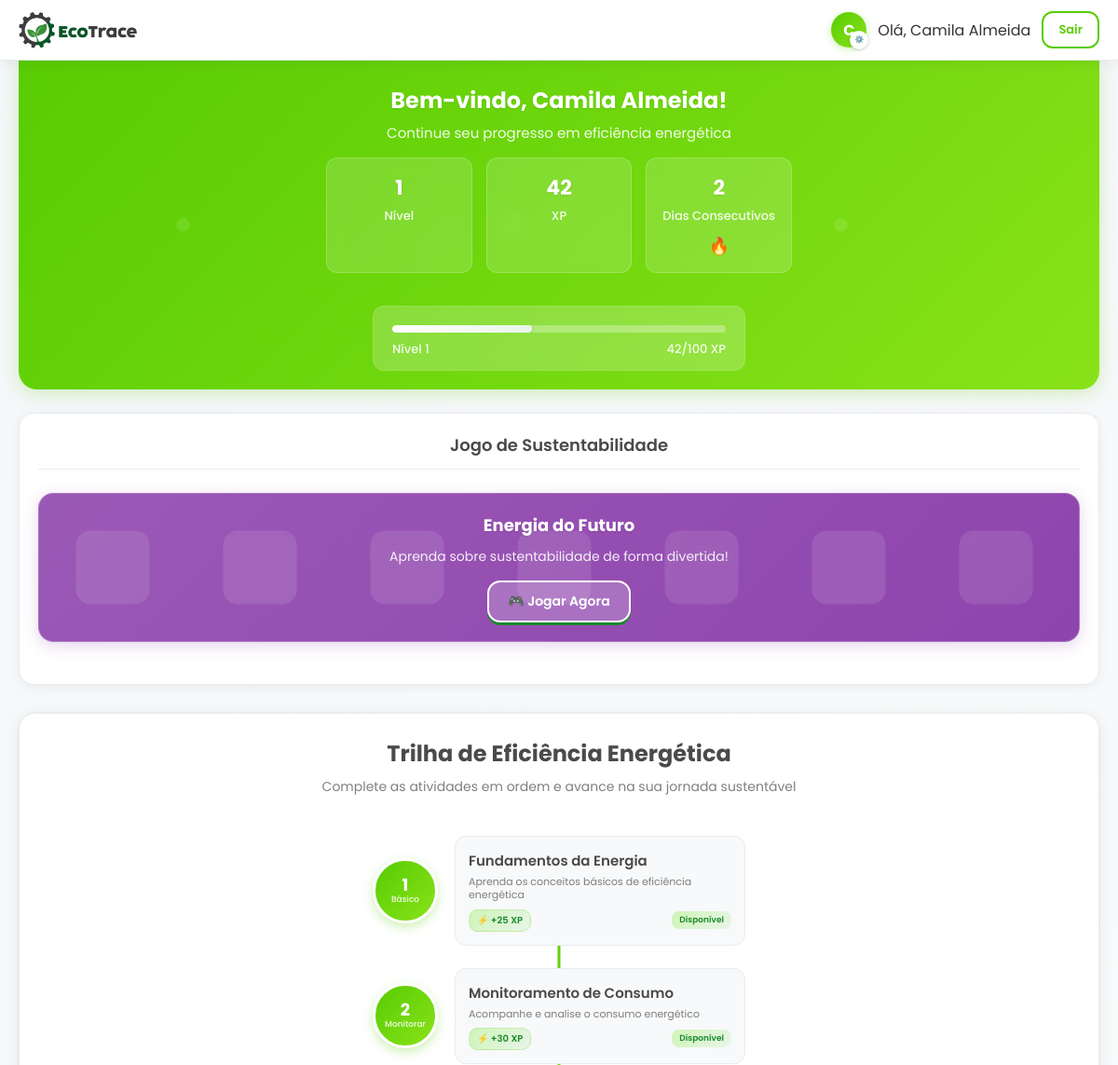
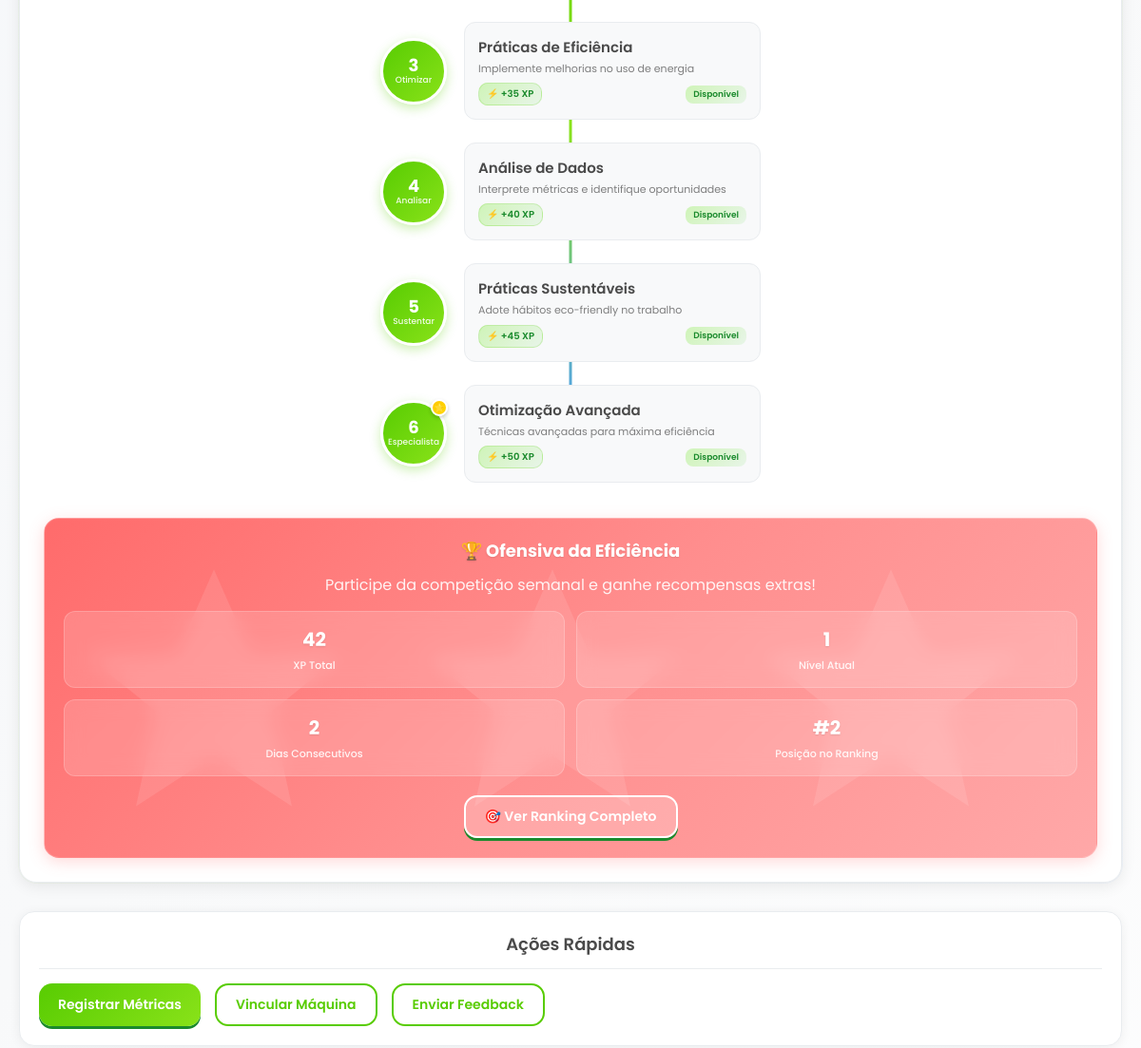
/painel_funcionario (signed in, upper part), run on an earlier commit of the app's database (2 pictures, top to bottom).
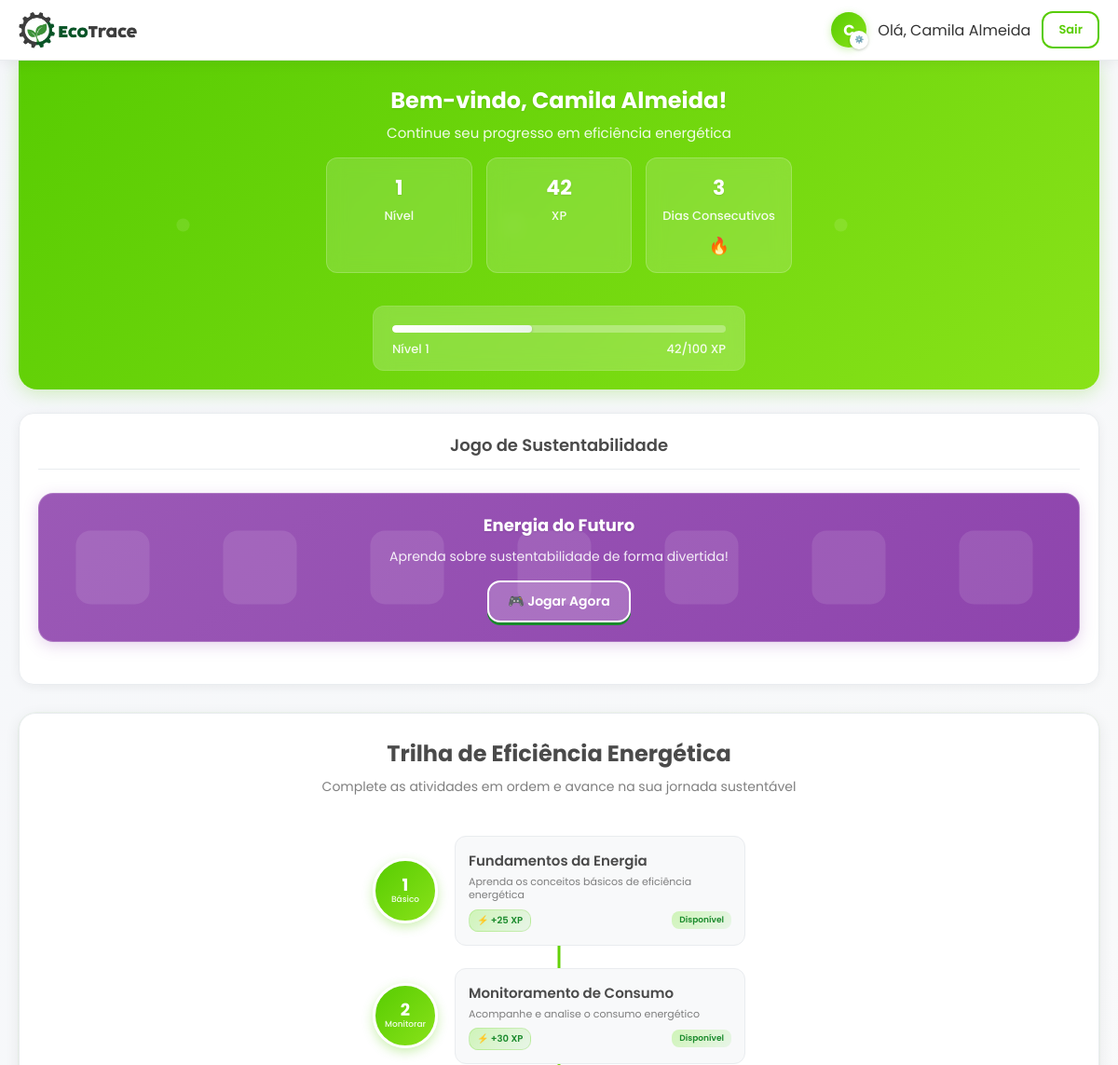
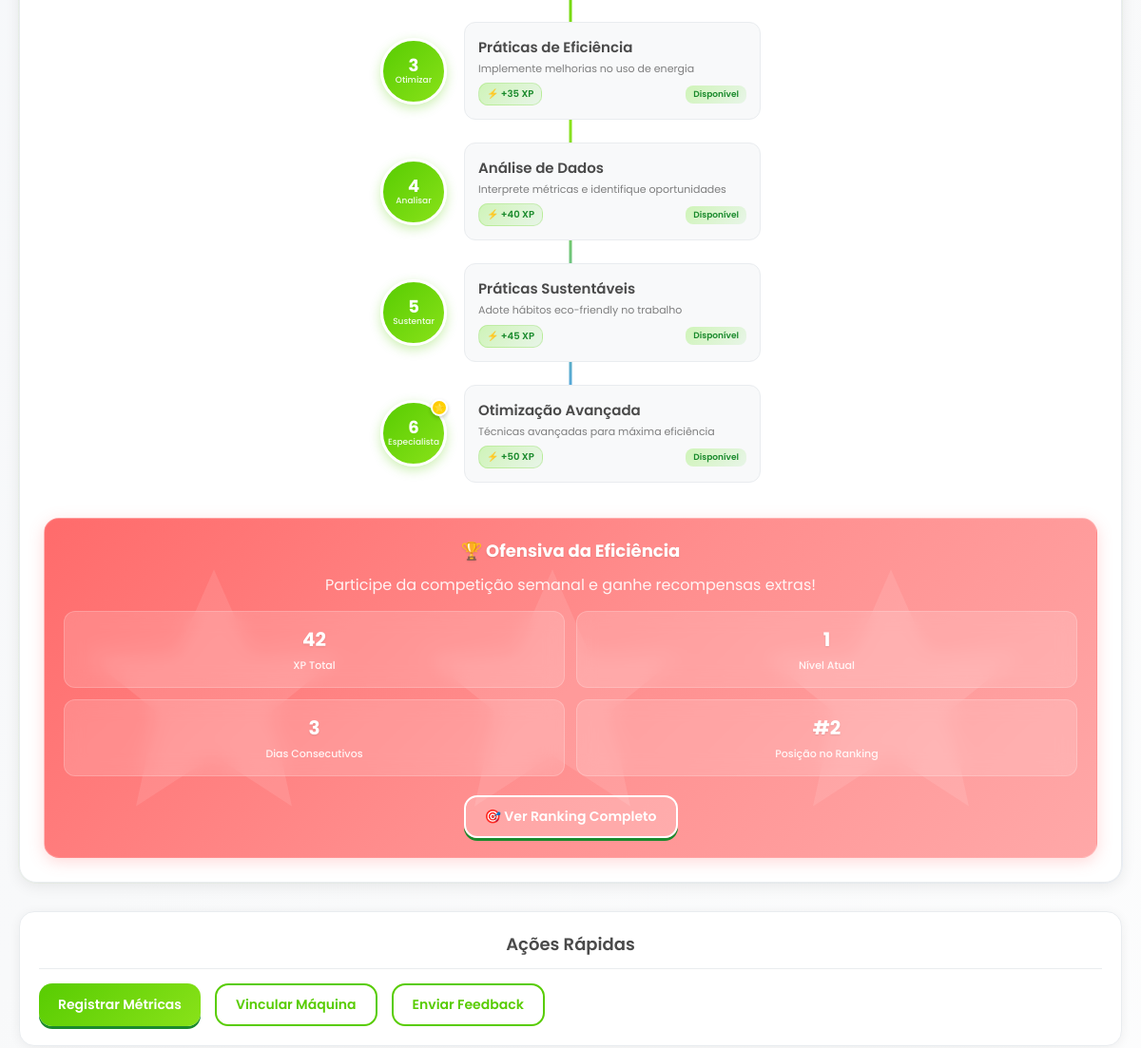
And on a later commit of the database (2 pictures, top to bottom).
### tables this page shows
CREATE TABLE progresso (
            id INTEGER PRIMARY KEY AUTOINCREMENT,
            funcionario_id INTEGER UNIQUE NOT NULL,
            xp INTEGER DEFAULT 0,
            nivel INTEGER DEFAULT 1,
            streak INTEGER DEFAULT 0,
            ultimo_login DATE,
            data_atualizacao TIMESTAMP DEFAULT CURRENT_TIMESTAMP,
            FOREIGN KEY (funcionario_id) REFERENCES usuarios (id)
        );

### app.py (the view)
@app.route('/painel_funcionario')
def painel_funcionario():
    if 'tipo' not in session or session['tipo'] != 'funcionario':
        return redirect(url_for('login'))
    conn = get_db_connection()
    progresso = conn.execute("SELECT * FROM progresso WHERE funcionario_id = ?", (session['user_id'],)).fetchone()
    maquinas = conn.execute("""
        SELECT m.* FROM maquinas m
        JOIN funcionario_maquina fm ON m.id = fm.maquina_id
        WHERE fm.funcionario_id = ?
    """, (session['user_id'],)).fetchall()
    feedbacks = conn.execute("""
        SELECT f.*, u.nome as remetente_nome, m.nome as maquina_nome
        FROM feedbacks f
        JOIN usuarios u ON f.remetente_id = u.id
        LEFT JOIN maquinas m ON f.maquina_id = m.id
        WHERE f.destinatario_id = ? AND f.lida = FALSE
        ORDER BY f.data_envio DESC
    """, (session['user_id'],)).fetchall()
    conquistas = conn.execute("""
        SELECT * FROM conquistas
        WHERE funcionario_id = ?
        ORDER BY data_conquista DESC
        LIMIT 5
    """, (session['user_id'],)).fetchall()
    conn.close()
    return render_template('painel_funcionario.html',
                          progresso=progresso,
                          maquinas=maquinas,
                          feedbacks=feedbacks,
                          conquistas=conquistas)

### app.py (called while the page is built)
def get_db_connection():
    conn = sqlite3.connect(app.config['DATABASE'])
    conn.row_factory = sqlite3.Row
    return conn

### templates/painel_funcionario.html (shortened to what this page needs)
<!DOCTYPE html>
<html lang="pt-BR">
<head>
  <link rel="stylesheet" href="{{ url_for('static', filename='css/style.css') }}">
  <link rel="stylesheet" href="{{ url_for('static', filename='css/painel_funcionario.css') }}">
</head>
<body>
  <header class="header">
    <div class="container">
      <div class="navbar">
        <div class="logo">
          <img src="{{ url_for('static', filename='imagens/logo.jpg') }}" alt="EcoTrace Logo" style="height: 40px;">
        </div>
        <div class="user-info">
          <div class="avatar">{{ session.nome[0] | upper }}</div>
          <span>Olá, {{ session.nome }}</span>
          <a href="{{ url_for('logout') }}" class="btn btn-secondary btn-small">Sair</a>
        </div>
      </div>
    </div>
  </header>
  <main class="container">
    <section class="hero-section">
      <div class="user-welcome">
        <div class="welcome-text">
          <h1>Bem-vindo, {{ session.nome }}!</h1>
          <p>Continue seu progresso em eficiência energética</p>
        </div>
        <div class="stats-container">
          <div class="stat-card">
            <div class="stat-value nivel">{{ progresso.nivel if progresso else 1 }}</div>
            <div class="stat-label">Nível</div>
          </div>
          <div class="stat-card">
            <div class="stat-value xp">{{ progresso.xp if progresso else 0 }}</div>
            <div class="stat-label">XP</div>
          </div>
          <div class="stat-card">
            <div class="stat-value">{{ progresso.streak if progresso else 0 }}</div>
            <div class="stat-label">Dias Consecutivos</div>
            {% if progresso and progresso.streak > 0 %}
            <div class="streak-counter">
              <span class="streak-flame">🔥</span>
            </div>
            {% endif %}
          </div>
        </div>
      </div>
      <div class="progress-container">
        <div class="progress-bar">
          <div class="progress-fill"></div>
        </div>
        <div>
          <span>Nível {{ progresso.nivel if progresso else 1 }}</span>
          <span>{{ (progresso.xp % 100) if progresso else 0 }}/100 XP</span>
        </div>
      </div>
    </section>
    <section class="card">
      <div class="card-header">
        <h2 class="card-title">Jogo de Sustentabilidade</h2>
      </div>
      <div class="game-section">
        <div class="game-title">Energia do Futuro</div>
        <p class="game-description">Aprenda sobre sustentabilidade de forma divertida!</p>
        <a href="https://jplindo1500.itch.io/energia-do-futuro" target="_blank" class="btn btn-primary" style="background: rgba(255,255,255,0.2); border: 2px solid white; color: white;">
          🎮 Jogar Agora
        </a>
      </div>
    </section>
    <section class="learning-path">
      <div class="path-header">
        <h2>Trilha de Eficiência Energética</h2>
        <p>Complete as atividades em ordem e avance na sua jornada sustentável</p>
      </div>
      <div class="path-container-continuous">
        <div class="path-connector"></div>
        <div class="path-item">
          <div class="path-circle active" data-unit-id="fundamentos-energia" data-unit-name="Fundamentos da Energia" data-unit-type="fundamentos">
            <div class="circle-number">1</div>
            <div class="circle-label">Básico</div>
          </div>
          <div class="path-content">
            <div class="path-title">Fundamentos da Energia</div>
            <div class="path-desc">Aprenda os conceitos básicos de eficiência energética</div>
            <div class="path-meta">
              <div class="path-xp">⚡ +25 XP</div>
              <div class="path-status status-active">Disponível</div>
            </div>
          </div>
        </div>
        <div class="path-item">
          <div class="path-circle active" data-unit-id="monitoramento-consumo" data-unit-name="Monitoramento de Consumo" data-unit-type="monitoramento">
            <div class="circle-number">2</div>
            <div class="circle-label">Monitorar</div>
          </div>
          <div class="path-content">
            <div class="path-title">Monitoramento de Consumo</div>
            <div class="path-desc">Acompanhe e analise o consumo energético</div>
            <div class="path-meta">
              <div class="path-xp">⚡ +30 XP</div>
              <div class="path-status status-active">Disponível</div>
            </div>
          </div>
        </div>
        <div class="path-item">
          <div class="path-circle active" data-unit-id="praticas-eficiencia" data-unit-name="Práticas de Eficiência" data-unit-type="praticas">
            <div class="circle-number">3</div>
            <div class="circle-label">Otimizar</div>
          </div>
          <div class="path-content">
            <div class="path-title">Práticas de Eficiência</div>
            <div class="path-desc">Implemente melhorias no uso de energia</div>
            <div class="path-meta">
              <div class="path-xp">⚡ +35 XP</div>
              <div class="path-status status-active">Disponível</div>
            </div>
          </div>
        </div>
        <div class="path-item">
          <div class="path-circle active" data-unit-id="analise-dados" data-unit-name="Análise de Dados" data-unit-type="analise">
            <div class="circle-number">4</div>
            <div class="circle-label">Analisar</div>
          </div>
          <div class="path-content">
            <div class="path-title">Análise de Dados</div>
            <div class="path-desc">Interprete métricas e identifique oportunidades</div>
            <div class="path-meta">
              <div class="path-xp">⚡ +40 XP</div>
              <div class="path-status status-active">Disponível</div>
            </div>
          </div>
        </div>
        <div class="path-item">
          <div class="path-circle active" data-unit-id="sustentabilidade" data-unit-name="Práticas Sustentáveis" data-unit-type="sustentabilidade">
            <div class="circle-number">5</div>
            <div class="circle-label">Sustentar</div>
          </div>
          <div class="path-content">
            <div class="path-title">Práticas Sustentáveis</div>
            <div class="path-desc">Adote hábitos eco-friendly no trabalho</div>
            <div class="path-meta">
              <div class="path-xp">⚡ +45 XP</div>
              <div class="path-status status-active">Disponível</div>
            </div>
          </div>
        </div>
        <div class="path-item">
          <div class="path-circle active" data-unit-id="otimizacao-avancada" data-unit-name="Otimização Avançada" data-unit-type="otimizacao">
            <div class="circle-number">6</div>
            <div class="circle-label">Especialista</div>
            <div class="achievement-badge">⭐</div>
          </div>
          <div class="path-content">
            <div class="path-title">Otimização Avançada</div>
            <div class="path-desc">Técnicas avançadas para máxima eficiência</div>
            <div class="path-meta">
              <div class="path-xp">⚡ +50 XP</div>
              <div class="path-status status-active">Disponível</div>
            </div>
          </div>
        </div>
      </div>
      <div class="offensive-section">
        <div class="offensive-title">🏆 Ofensiva da Eficiência</div>
        <p style="opacity: 0.9; margin-bottom: 15px;">Participe da competição semanal e ganhe recompensas extras!</p>
        <div class="offensive-stats">
          <div class="offensive-stat">
            <div class="offensive-value">{{ progresso.xp if progresso else 0 }}</div>
            <div class="offensive-label">XP Total</div>
          </div>
          <div class="offensive-stat">
            <div class="offensive-value">{{ progresso.nivel if progresso else 1 }}</div>
            <div class="offensive-label">Nível Atual</div>
          </div>
          <div class="offensive-stat">
            <div class="offensive-value">{{ progresso.streak if progresso else 0 }}</div>
            <div class="offensive-label">Dias Consecutivos</div>
          </div>
          <div class="offensive-stat">
            <div class="offensive-value">#{{ progresso.nivel * 2 if progresso else 1 }}</div>
            <div class="offensive-label">Posição no Ranking</div>
          </div>
        </div>
        <button class="btn btn-primary" style="margin-top: 20px; background: rgba(255,255,255,0.2); border: 2px solid white;">
          🎯 Ver Ranking Completo
        </button>
      </div>
    </section>
    <section class="card">
      <div class="card-header">
        <h2 class="card-title">Ações Rápidas</h2>
      </div>
      <div style="display: flex; gap: 15px; flex-wrap: wrap;">
        <button id="register-metrics-btn" class="btn btn-primary">Registrar Métricas</button>
        <button id="link-machine-btn" class="btn btn-secondary">Vincular Máquina</button>
        <button id="send-feedback-btn" class="btn btn-secondary">Enviar Feedback</button>
      </div>
    </section>
  </main>
</body>
</html>

### static/css/style.css (style rules this page uses)
:root { --primary-green: #58cc02; --secondary-green: #89e219; --light-green: #cff4b8; --dark-green: #1a8a2c; --white: #ffffff; --light-gray: #f8f9fa; --medium-gray: #e9ecef; --dark-gray: #4a4a4a; --text-dark: #333333; --yellow: #ffc800; --orange: #ff9600; --red: #ff4b4b; --blue: #4b9cff; --background-gray: #f5f7fa; }
* { margin: 0; padding: 0; box-sizing: border-box; }
body { font-family: 'Poppins', sans-serif; background: linear-gradient(135deg, var(--background-gray) 0%, var(--light-gray) 50%, var(--white) 100%); background-attachment: fixed; min-height: 100vh; color: var(--text-dark); }
.container { max-width: 1200px; margin: 0 auto; padding: 0 20px; }
.header { background-color: var(--white); box-shadow: 0 2px 15px rgba(0, 0, 0, 0.08); padding: 12px 0; position: sticky; top: 0; z-index: 100; border-bottom: 1px solid var(--medium-gray); }
.navbar { display: flex; justify-content: space-between; align-items: center; }
.logo { display: flex; align-items: center; gap: 10px; font-size: 22px; font-weight: 700; color: var(--primary-green); }
.user-info { display: flex; align-items: center; gap: 12px; }
.avatar { width: 38px; height: 38px; border-radius: 50%; background: linear-gradient(135deg, var(--primary-green), var(--secondary-green)); display: flex; align-items: center; justify-content: center; color: white; font-weight: bold; position: relative; box-shadow: 0 2px 8px rgba(88, 204, 2, 0.3); }
.avatar::after { content: "⚙️"; position: absolute; bottom: -2px; right: -2px; background: var(--white); border-radius: 50%; width: 16px; height: 16px; font-size: 8px; display: flex; align-items: center; justify-content: center; border: 2px solid var(--white); box-shadow: 0 1px 3px rgba(0, 0, 0, 0.2); }
.card { background-color: var(--white); border-radius: 16px; box-shadow: 0 2px 12px rgba(0, 0, 0, 0.06); padding: 20px; margin-bottom: 20px; border: 1px solid var(--medium-gray); transition: transform 0.2s ease, box-shadow 0.2s ease; position: relative; text-align: center; }
.card::before { content: ''; position: absolute; top: 0; left: 0; right: 0; height: 3px; background: linear-gradient(90deg, var(--primary-green), var(--secondary-green)); border-radius: 16px 16px 0 0; opacity: 0; transition: opacity 0.3s ease; }
.card-header { display: flex; justify-content: center; align-items: center; margin-bottom: 15px; padding-bottom: 12px; border-bottom: 1px solid var(--medium-gray); }
.card-title { font-size: 18px; font-weight: 600; color: var(--dark-gray); text-align: center; }
.btn { display: inline-flex; align-items: center; justify-content: center; gap: 6px; padding: 10px 20px; border-radius: 14px; font-weight: 600; text-align: center; cursor: pointer; border: none; transition: all 0.3s ease; font-family: 'Poppins', sans-serif; font-size: 14px; text-decoration: none; }
.btn-primary { background: linear-gradient(135deg, var(--primary-green), var(--secondary-green)); color: white; box-shadow: 0 3px 0 var(--dark-green); }
.btn-secondary { background-color: var(--white); color: var(--primary-green); border: 2px solid var(--primary-green); }
.btn-small { padding: 8px 16px; font-size: 13px; border-radius: 12px; }

What changed in the data, as far as the page shows it:
changed progresso: streak "2" → "3"
